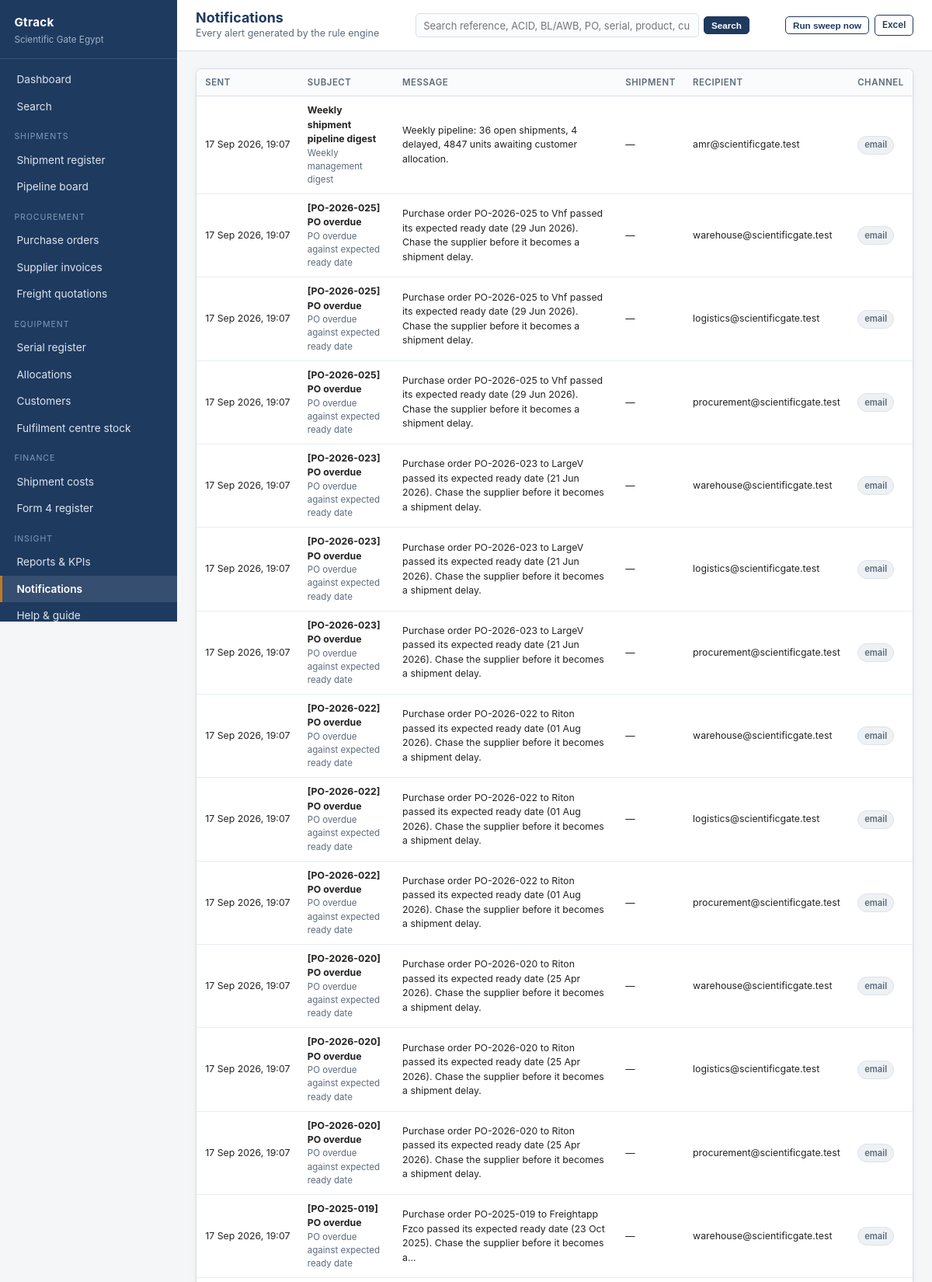
Page /admin/notifications (signed in, upper part) on the committed database.
### app/models.py (models this page shows, shortened)
class User(UserMixin, db.Model):
    __tablename__ = "users"
    id = db.Column(db.Integer, primary_key=True)
    name = db.Column(db.String(120), nullable=False)
    email = db.Column(db.String(160), unique=True, nullable=False)
    password_hash = db.Column(db.String(256))
    role_id = db.Column(db.Integer, db.ForeignKey("roles.id"))
    phone = db.Column(db.String(40))
    language = db.Column(db.String(5), default="en")   # "en" or "ar"
    is_active_flag = db.Column(db.Boolean, default=True)
    last_login = db.Column(db.DateTime)
    created_at = db.Column(db.DateTime, default=datetime.utcnow)
    role = db.relationship("Role", back_populates="users")
    customers = db.relationship("Customer", back_populates="sales_owner")
    @property
    def is_active(self):
        return bool(self.is_active_flag)
    def can(self, perm):
        return bool(self.role and self.role.has(perm))

class NotificationLog(db.Model):
    __tablename__ = "notification_logs"
    id = db.Column(db.Integer, primary_key=True)
    shipment_id = db.Column(db.Integer, db.ForeignKey("shipments.id"))
    rule_id = db.Column(db.Integer, db.ForeignKey("notification_rules.id"))
    recipient_id = db.Column(db.Integer, db.ForeignKey("users.id"))
    recipient_email = db.Column(db.String(160))
    subject = db.Column(db.String(300))
    body = db.Column(db.Text)
    channel = db.Column(db.String(30))
    sent_at = db.Column(db.DateTime, default=datetime.utcnow)
    status = db.Column(db.String(30), default="logged")
    shipment = db.relationship("Shipment", back_populates="notifications")
    rule = db.relationship("NotificationRule", back_populates="logs")
    recipient = db.relationship("User")

class NotificationRule(db.Model):
    __tablename__ = "notification_rules"
    id = db.Column(db.Integer, primary_key=True)
    name = db.Column(db.String(160), nullable=False)
    trigger_type = db.Column(db.String(50))
    trigger_value = db.Column(db.String(80))
    audience_role = db.Column(db.String(60))
    channel = db.Column(db.String(30), default="email")
    template = db.Column(db.Text)
    is_active = db.Column(db.Boolean, default=True)
    logs = db.relationship("NotificationLog", back_populates="rule")

### app/views/admin.py (the view, shortened to what this page needs)
@bp.route("/notifications")
@login_required
def notifications():
    q = NotificationLog.query
    if not current_user.can("view_all"):
        q = q.filter(NotificationLog.recipient_id == current_user.id)
    logs = q.order_by(NotificationLog.sent_at.desc()).limit(300).all()
    fmt = request.args.get("export")
    return render_template("admin/notifications.html", logs=logs)

### app/__init__.py (called while the page is built)
@login_manager.user_loader
def load_user(user_id):
    return db.session.get(User, int(user_id))

### app/i18n.py (called while the page is built, shortened)
def get_locale():
    if not has_request_context():
        return DEFAULT_LANGUAGE
    try:
        if current_user.is_authenticated and getattr(current_user, "language", None):
            if current_user.language in LANGUAGES:
                return current_user.language
    except Exception:
        pass
    lang = session.get("language")
    return lang if lang in LANGUAGES else DEFAULT_LANGUAGE

def is_rtl():
    return get_locale() in RTL_LANGUAGES

def direction():
    return "rtl" if is_rtl() else "ltr"

def t(text, **kwargs):
    if text is None:
        return ""
    lang = get_locale()
    entry = TRANSLATIONS.get(str(text))
    if entry:
        out = entry.get(lang) or entry.get("en") or text
    else:
        out = text
    if kwargs:
        try:
            out = out.format(**kwargs)
        except (KeyError, IndexError, ValueError):
            pass
    return out

def format_date(value, with_time=False):
    if not value:
        return "—"
    return value.strftime("%d %b %Y, %H:%M" if with_time and hasattr(value, "hour")
                          else "%d %b %Y")

### app/models.py (called while the page is built)
    def perm_list(self):
        return [p.strip() for p in (self.permissions or "").split(",") if p.strip()]

    def has(self, perm):
        perms = self.perm_list()
        return "*" in perms or perm in perms

    @property
    def name_label(self):
        from .i18n import t
        return t(self.role_name)

### app/templates/admin/notifications.html (shortened to what this page needs)
{% extends "base.html" %}
{% block heading %}{{ t("Notifications") }}{% endblock %}
{% block crumb %}
  {% if current_user.can('view_all') %}Every alert generated by the rule engine
  {% else %}Alerts addressed to you{% endif %}
{% endblock %}
{% block actions %}
  <form method="post" action="{{ url_for('dashboard.run_notifications') }}">
    <button class="btn ghost sm" type="submit">{{ t("Run sweep now") }}</button>
  </form>
  <a class="btn ghost sm" href="{{ url_for('admin.notifications', export='xlsx') }}">{{ t("Excel") }}</a>
{% endblock %}
{% block content %}
<div class="card">
  {% if logs %}
  <div class="table-wrap">
    <table>
      <thead><tr><th>{{ t("Sent") }}</th><th>{{ t("Subject") }}</th><th>{{ t("Message") }}</th><th>{{ t("Shipment") }}</th><th>{{ t("Recipient") }}</th><th>{{ t("Channel") }}</th></tr></thead>
      <tbody>
      {% for l in logs %}
        <tr>
          <td class="small nowrap">{{ l.sent_at | datetimefmt }}</td>
          <td class="small"><strong>{{ l.subject }}</strong>
            <div class="tiny muted">{{ l.rule.name if l.rule else '—' }}</div>
          </td>
          <td class="small">{{ l.body | truncate(140) }}</td>
          <td class="small">
            {% if l.shipment %}<a href="{{ url_for('shipments.detail', shipment_id=l.shipment.id) }}">{{ l.shipment.reference_no }}</a>{% else %}—{% endif %}
          </td>
          <td class="small">{{ l.recipient_email }}</td>
          <td><span class="pill grey">{{ l.channel }}</span></td>
        </tr>
      {% endfor %}
      </tbody>
    </table>
  </div>
  {% else %}
    <div class="empty">{{ t("No notifications yet — run a sweep to generate them.") }}</div>
  {% endif %}
</div>
{% endblock %}

### app/templates/base.html (shortened to what this page needs)
<!doctype html>
<html lang="{{ locale }}" dir="{{ direction }}">
<head>
  <link rel="stylesheet" href="{{ url_for('static', filename='style.css') }}">
</head>
<body>
<div class="shell">
  <aside class="sidebar">
    <div class="brand">
      <div class="co">{{ app_name }}</div>
      <div class="sub">{{ org_name }}</div>
    </div>
    <nav class="nav">
      <a href="{{ url_for('dashboard.index') }}" class="{{ 'active' if (request.endpoint or '') == 'dashboard.index' }}">{{ t("Dashboard") }}</a>
      <a href="{{ url_for('search.index') }}" class="{{ 'active' if (request.endpoint or '') == 'search.index' }}">{{ t("Search") }}</a>
      <div class="group">{{ t("Shipments") }}</div>
      <a href="{{ url_for('shipments.index') }}" class="{{ 'active' if (request.endpoint or '') == 'shipments.index' }}">{{ t("Shipment register") }}</a>
      <a href="{{ url_for('shipments.board') }}" class="{{ 'active' if (request.endpoint or '') == 'shipments.board' }}">{{ t("Pipeline board") }}</a>
      {% if current_user.can('view_all') %}
      <div class="group">{{ t("Procurement") }}</div>
      <a href="{{ url_for('purchase_orders.index') }}" class="{{ 'active' if 'purchase_orders' in (request.endpoint or '') }}">{{ t("Purchase orders") }}</a>
      <a href="{{ url_for('finance.invoices') }}" class="{{ 'active' if (request.endpoint or '') == 'finance.invoices' }}">{{ t("Supplier invoices") }}</a>
      <a href="{{ url_for('finance.quotations') }}" class="{{ 'active' if (request.endpoint or '') == 'finance.quotations' }}">{{ t("Freight quotations") }}</a>
      {% endif %}
      <div class="group">{{ t("Equipment") }}</div>
      <a href="{{ url_for('assets.index') }}" class="{{ 'active' if (request.endpoint or '') == 'assets.index' }}">{{ t("Serial register") }}</a>
      <a href="{{ url_for('assets.allocations') }}" class="{{ 'active' if (request.endpoint or '') == 'assets.allocations' }}">{{ t("Allocations") }}</a>
      <a href="{{ url_for('assets.customers') }}" class="{{ 'active' if (request.endpoint or '') == 'assets.customers' }}">{{ t("Customers") }}</a>
      {% if current_user.can('view_all') %}
      <a href="{{ url_for('assets.hub_stock') }}" class="{{ 'active' if (request.endpoint or '') == 'assets.hub_stock' }}">{{ t("Fulfilment centre stock") }}</a>
      {% endif %}
      {% if current_user.can('view_all') or current_user.can('edit_cost') %}
      <div class="group">{{ t("Finance") }}</div>
      <a href="{{ url_for('finance.costs') }}" class="{{ 'active' if (request.endpoint or '') == 'finance.costs' }}">{{ t("Shipment costs") }}</a>
      <a href="{{ url_for('finance.bank_registrations') }}" class="{{ 'active' if (request.endpoint or '') == 'finance.bank_registrations' }}">{{ t("Form 4 register") }}</a>
      {% endif %}
      <div class="group">{{ t("Insight") }}</div>
      {% if current_user.can('view_reports') %}
      <a href="{{ url_for('reports.index') }}" class="{{ 'active' if (request.endpoint or '') == 'reports.index' }}">{{ t("Reports & KPIs") }}</a>
      {% endif %}
      <a href="{{ url_for('admin.notifications') }}" class="{{ 'active' if (request.endpoint or '') == 'admin.notifications' }}">{{ t("Notifications") }}</a>
      <a href="{{ url_for('help.index') }}" class="{{ 'active' if (request.endpoint or '') == 'help.index' }}">{{ t("Help & guide") }}</a>
    </nav>
  </aside>
  <div class="main">
    <div class="topbar">
      <div style="min-width:0">
        <h1 style="font-size:1.12rem;margin:0">{% block heading %}{% endblock %}</h1>
        <div class="crumb">{% block crumb %}{% endblock %}</div>
      </div>
      <form method="get" action="{{ url_for('search.index') }}" class="topsearch">
        <input type="text" name="q" value="{{ request.args.get('q', '') if (request.endpoint or '') == 'search.index' }}"
               placeholder="{{ t('Search reference, ACID, BL/AWB, PO, serial, product, customer…') }}"
               aria-label="{{ t('Search') }}">
        <button class="btn sm" type="submit">{{ t("Search") }}</button>
      </form>
      <div class="btn-row">{% block actions %}{% endblock %}</div>
    </div>
    <div class="content">
      {% block content %}{% endblock %}
    </div>
  </div>
</div>
</body>
</html>

### app/static/style.css (style rules this page uses)
:root { --navy:#1f3a5f; --navy-dark:#152a45; --maroon:#8a2f2f; --olive:#4a5a3a; --amber:#c07a1f; --green:#2f7a4f; --ink:#222; --muted:#5b6b7c; --line:#d9e0e7; --line-soft:#e8edf1; --bg:#f4f6f8; --card:#fff; --radius:7px; --shadow:0 1px 2px rgba(16,32,52,.06), 0 2px 8px rgba(16,32,52,.05); }
* { box-sizing:border-box }
body { margin:0;font:14px/1.5 -apple-system,BlinkMacSystemFont,"Segoe UI",Roboto,Helvetica,Arial,sans-serif; color:var(--ink);background:var(--bg);-webkit-font-smoothing:antialiased }
a { color:var(--navy);text-decoration:none }
h1,h2,h3,h4 { margin:0 0 .5rem;line-height:1.25 }
h1 { font-size:1.5rem;color:var(--navy) }
.shell { display:flex;min-height:100vh }
.sidebar { width:228px;flex:0 0 228px;background:var(--navy);color:#dbe4ee;display:flex;flex-direction:column;position:sticky;top:0;height:100vh;overflow-y:auto }
.brand { padding:1.1rem 1.15rem .9rem;border-bottom:1px solid rgba(255,255,255,.11) }
.brand .co { font-weight:700;color:#fff;font-size:.95rem;letter-spacing:.02em }
.brand .sub { font-size:.73rem;color:#9db2cb;margin-top:.15rem }
.nav { padding:.6rem 0;flex:1 }
.nav .group { font-size:.66rem;text-transform:uppercase;letter-spacing:.09em;color:#7f9ab8;padding:.85rem 1.15rem .3rem }
.nav a { display:block;padding:.44rem 1.15rem;color:#dbe4ee;font-size:.855rem;border-left:3px solid transparent }
.nav a.active { background:rgba(255,255,255,.1);border-left-color:var(--amber);color:#fff;font-weight:600 }
.main { flex:1;min-width:0;display:flex;flex-direction:column }
.topbar { background:#fff;border-bottom:1px solid var(--line);padding:.75rem 1.5rem;display:flex; align-items:center;gap:1rem;justify-content:space-between;position:sticky;top:0;z-index:20 }
.topbar .crumb { font-size:.78rem;color:var(--muted) }
.content { padding:1.35rem 1.5rem 3rem;flex:1 }
.card { background:var(--card);border:1px solid var(--line);border-radius:var(--radius); box-shadow:var(--shadow);margin-bottom:1.15rem;overflow:hidden }
table { width:100%;border-collapse:collapse;font-size:.83rem }
th { text-align:left;font-weight:600;color:var(--muted);font-size:.71rem;text-transform:uppercase; letter-spacing:.05em;padding:.55rem .7rem;border-bottom:1px solid var(--line);background:#fafbfc;white-space:nowrap }
td { padding:.55rem .7rem;border-bottom:1px solid var(--line-soft);vertical-align:middle }
.nowrap { white-space:nowrap }
.table-wrap { overflow-x:auto }
.pill { display:inline-block;padding:.16rem .5rem;border-radius:99px;font-size:.7rem;font-weight:600; white-space:nowrap;border:1px solid transparent }
.pill.grey { background:#eef1f4;color:var(--muted);border-color:#dde3e9 }
.btn { display:inline-block;padding:.42rem .8rem;border-radius:5px;border:1px solid var(--navy); background:var(--navy);color:#fff;font-size:.8rem;font-weight:600;cursor:pointer;text-align:center }
.btn.ghost { background:#fff;color:var(--navy) }
.btn.sm { padding:.25rem .55rem;font-size:.73rem }
.btn-row { display:flex;gap:.45rem;flex-wrap:wrap;align-items:center }
input[type=text],input[type=email],input[type=password],input[type=number],input[type=date], input[type=file],select,textarea { width:100%;padding:.42rem .55rem;border:1px solid var(--line);border-radius:5px;font-size:.83rem; font-family:inherit;background:#fff;color:var(--ink) }
.muted { color:var(--muted) }
.small { font-size:.77rem }
.tiny { font-size:.72rem }
.topsearch { display:flex;gap:.4rem;align-items:center;flex:1;max-width:430px;min-width:0 }
.topsearch input { flex:1;min-width:0;padding:.38rem .6rem;font-size:.81rem; border:1px solid var(--line);border-radius:5px;background:#fbfcfd }

### rows in the picture
User: is_active_flag+language "Dashboard", is_active_flag+language "Search", is_active_flag+language "SHIPMENTS", is_active_flag+language "Shipment register", is_active_flag+language "Pipeline board", is_active_flag+language "PROCUREMENT", is_active_flag+language "Purchase orders", is_active_flag+language "Supplier invoices", is_active_flag+language "Freight quotations", is_active_flag+language "EQUIPMENT", is_active_flag+language "Serial register", is_active_flag+language "Allocations", is_active_flag+language "Customers", is_active_flag+language "Fulfilment centre stock", is_active_flag+language "FINANCE", is_active_flag+language "Shipment costs", is_active_flag+language "Form 4 register", is_active_flag+language "INSIGHT", is_active_flag+language "Reports & KPIs", is_active_flag+language "Notifications", is_active_flag+language "Help & guide", q "Search reference, ACID, BL/AWB, PO, serial, product, customer…", is_active_flag+language "Run sweep now", is_active_flag+language "Excel", is_active_flag+language "SENT", is_active_flag+language "SUBJECT", is_active_flag+language "MESSAGE", is_active_flag+language "SHIPMENT", is_active_flag+language "RECIPIENT", is_active_flag+language "CHANNEL"
NotificationLog: sent_at "17 Sep 2026, 19:07", subject "Weekly shipment pipeline digest", rule "Weekly management digest", body "Weekly pipeline: 36 open shipments, 4 delayed, 4847 units awaiting customer allocation.", recipient_email "amr@scientificgate.test", channel "email"
NotificationLog: sent_at "17 Sep 2026, 19:07", subject "[PO-2026-025] PO overdue", rule "PO overdue against expected ready date", body "Purchase order PO-2026-025 to Vhf passed its expected ready date (29 Jun 2026). Chase the supplier before it becomes a shipment delay.", recipient_email "warehouse@scientificgate.test", channel "email"
NotificationLog: sent_at "17 Sep 2026, 19:07", subject "[PO-2026-025] PO overdue", rule "PO overdue against expected ready date", body "Purchase order PO-2026-025 to Vhf passed its expected ready date (29 Jun 2026). Chase the supplier before it becomes a shipment delay.", recipient_email "logistics@scientificgate.test", channel "email"
NotificationLog: sent_at "17 Sep 2026, 19:07", subject "[PO-2026-025] PO overdue", rule "PO overdue against expected ready date", body "Purchase order PO-2026-025 to Vhf passed its expected ready date (29 Jun 2026). Chase the supplier before it becomes a shipment delay.", recipient_email "procurement@scientificgate.test", channel "email"
NotificationLog: sent_at "17 Sep 2026, 19:07", subject "[PO-2026-023] PO overdue", rule "PO overdue against expected ready date", body "Purchase order PO-2026-023 to LargeV passed its expected ready date (21 Jun 2026). Chase the supplier before it becomes a shipment delay.", recipient_email "warehouse@scientificgate.test", channel "email"
NotificationLog: sent_at "17 Sep 2026, 19:07", subject "[PO-2026-023] PO overdue", rule "PO overdue against expected ready date", body "Purchase order PO-2026-023 to LargeV passed its expected ready date (21 Jun 2026). Chase the supplier before it becomes a shipment delay.", recipient_email "logistics@scientificgate.test", channel "email"
NotificationLog: sent_at "17 Sep 2026, 19:07", subject "[PO-2026-023] PO overdue", rule "PO overdue against expected ready date", body "Purchase order PO-2026-023 to LargeV passed its expected ready date (21 Jun 2026). Chase the supplier before it becomes a shipment delay.", recipient_email "procurement@scientificgate.test", channel "email"
NotificationLog: sent_at "17 Sep 2026, 19:07", subject "[PO-2026-022] PO overdue", rule "PO overdue against expected ready date", body "Purchase order PO-2026-022 to Riton passed its expected ready date (01 Aug 2026). Chase the supplier before it becomes a shipment delay.", recipient_email "warehouse@scientificgate.test", channel "email"
NotificationLog: sent_at "17 Sep 2026, 19:07", subject "[PO-2026-022] PO overdue", rule "PO overdue against expected ready date", body "Purchase order PO-2026-022 to Riton passed its expected ready date (01 Aug 2026). Chase the supplier before it becomes a shipment delay.", recipient_email "logistics@scientificgate.test", channel "email"
NotificationLog: sent_at "17 Sep 2026, 19:07", subject "[PO-2026-022] PO overdue", rule "PO overdue against expected ready date", body "Purchase order PO-2026-022 to Riton passed its expected ready date (01 Aug 2026). Chase the supplier before it becomes a shipment delay.", recipient_email "procurement@scientificgate.test", channel "email"
NotificationLog: sent_at "17 Sep 2026, 19:07", subject "[PO-2026-020] PO overdue", rule "PO overdue against expected ready date", body "Purchase order PO-2026-020 to Riton passed its expected ready date (25 Apr 2026). Chase the supplier before it becomes a shipment delay.", recipient_email "warehouse@scientificgate.test", channel "email"
NotificationLog: sent_at "17 Sep 2026, 19:07", subject "[PO-2026-020] PO overdue", rule "PO overdue against expected ready date", body "Purchase order PO-2026-020 to Riton passed its expected ready date (25 Apr 2026). Chase the supplier before it becomes a shipment delay.", recipient_email "logistics@scientificgate.test", channel "email"
NotificationLog: sent_at "17 Sep 2026, 19:07", subject "[PO-2026-020] PO overdue", rule "PO overdue against expected ready date", body "Purchase order PO-2026-020 to Riton passed its expected ready date (25 Apr 2026). Chase the supplier before it becomes a shipment delay.", recipient_email "procurement@scientificgate.test", channel "email"
NotificationLog: sent_at "17 Sep 2026, 19:07", subject "[PO-2025-019] PO overdue", rule "PO overdue against expected ready date", body "Purchase order PO-2025-019 to Freightapp Fzco passed its expected ready date (23 Oct 2025). Chase the supplier before it becomes a...", recipient_email "warehouse@scientificgate.test", channel "email"

### other values in the picture
{{ app_name }} "Gtrack"
{{ org_name }} "Scientific Gate Egypt"
